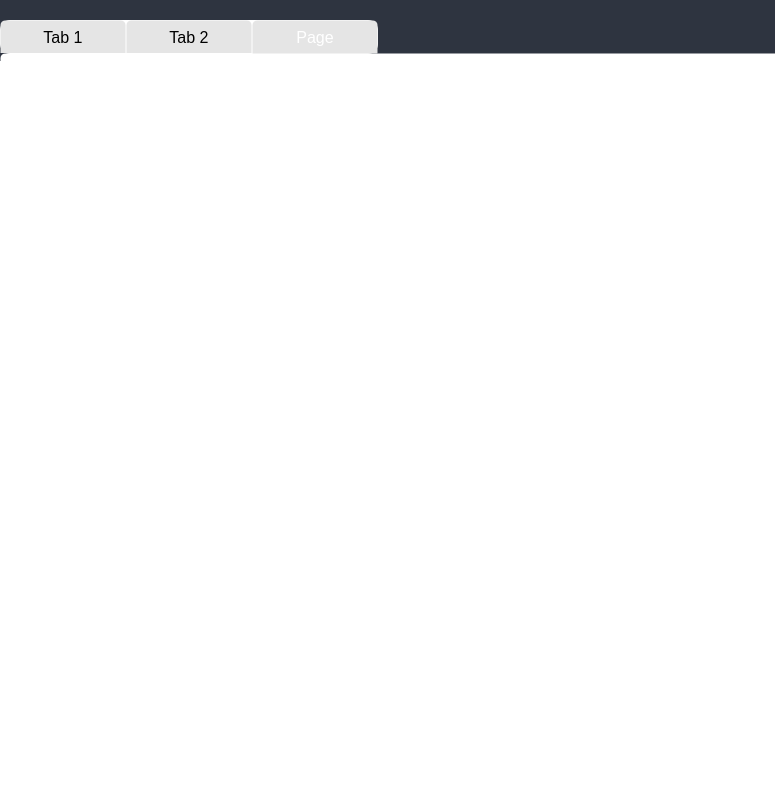
<?xml version="1.0" encoding="UTF-8"?>
<ui version="4.0">
 <class>AddTeacherDialog</class>
 <widget class="QDialog" name="AddTeacherDialog">
  <property name="geometry">
   <rect>
    <x>0</x>
    <y>0</y>
    <width>775</width>
    <height>788</height>
   </rect>
  </property>
  <property name="windowTitle">
   <string>Dialog</string>
  </property>
  <property name="styleSheet">
   <string notr="true">/* General Window */
QWidget {
    background-color:rgb(255, 255, 255); /* Light Gray for Light Mode */
    color: #000000;           /* Black Text */
    font-family: &quot;Segoe UI&quot;, Arial, sans-serif;
    font-size: 12pt;
border-radius: 10px;
}

/* Dark Mode (Toggle this for dark theme) */
/*
QWidget {
    background-color: #2b2b2b; 
    color: #ffffff;           
}
*/

/* Buttons */
QPushButton {
    background-color: #0078d7; /* Windows Blue */
    color: white;
    border-radius: 5px;
    padding: 8px 16px;
    border: none;
    font-size: 11pt;
}
QPushButton:hover {
    background-color: #005a9e; /* Darker Blue on Hover */
}
QPushButton:pressed {
    background-color: #004578; /* Even Darker Blue on Click */
}

/* Input Fields */
QLineEdit {
    background-color: white;
    color: black;
    border: 1px solid #cccccc;
    border-radius: 4px;
    padding: 6px;
}
QLineEdit:focus {
    border: 1px solid #0078d7; /* Blue Border on Focus */
    background-color: #ffffff;
}

/* Labels */
QLabel {
    font-size: 13pt;
    color: #333333; /* Dark Gray */
}

/* Checkboxes and Radio Buttons */
QCheckBox, QRadioButton {
    spacing: 6px;
    color: #333333;
}

/* Scrollbars */
QScrollBar:vertical {
    border: none;
    background: #f3f3f3;
    width: 8px;
    margin: 0px 0px 0px 0px;
}
QScrollBar::handle:vertical {
    background: #cccccc;
    border-radius: 4px;
}
QScrollBar::handle:vertical:hover {
    background: #aaaaaa;
}
</string>
  </property>
  <widget class="QWidget" name="widget" native="true">
   <property name="geometry">
    <rect>
     <x>-50</x>
     <y>0</y>
     <width>951</width>
     <height>61</height>
    </rect>
   </property>
   <property name="styleSheet">
    <string notr="true">QWidget {
    background-color:#2e3440; /* Light Gray for Light Mode */
    color: #000000;           /* Black Text */
    font-family: &quot;Segoe UI&quot;, Arial, sans-serif;
    font-size: 12pt;
}
/* background-color:#2e3440;*/
/*background-color: #f3f3f3;*/</string>
   </property>
  </widget>
  <widget class="QTabWidget" name="tabWidget">
   <property name="geometry">
    <rect>
     <x>0</x>
     <y>20</y>
     <width>781</width>
     <height>701</height>
    </rect>
   </property>
   <property name="styleSheet">
    <string notr="true">QTabBar::tab {
    background: #E5E5E5; /* Light gray background for unselected tabs */
    color: #000000; /* Black text color */
    border: 1px solid transparent; /* Transparent border to prevent outlines */
    border-bottom: none; /* Remove bottom border for seamless alignment with content */
    padding: 4px 12px; /* Padding for consistent size */
    min-width: 100px; /* Minimum tab width */
    border-top-left-radius: 5px; /* Rounded top-left corner */
    border-top-right-radius: 5px; /* Rounded top-right corner */
    margin-left: 0px; /* Adjust spacing between tabs */
    outline: none; /* Remove focus outline */
}

/* Selected Tab */
QTabBar::tab:selected {
    background: qlineargradient(
        spread:pad, x1:0, y1:0, x2:1, y2:1,
        stop:0 #0078D4, stop:1 #005A9E
    ); /* Gradient for selected tab */
    border: 1px solid transparent; /* Transparent border */
    color: white; /* White text for contrast */
    border-top-left-radius: 5px; /* Match rounded corners */
    border-top-right-radius: 5px;
    padding: 4px 12px; /* Match padding to ensure consistent size */
    outline: none; /* Remove focus outline */
}

/* Prevent Hover Effect on Selected Tab */
QTabBar::tab:hover:!selected {
    background: #F0F0F0; /* Light gray hover effect */
    color: #000000; /* Ensure text stays visible */
    border: 1px solid transparent; /* Transparent border to match other tabs */
}

/* Tab Bar Scroll Buttons (if tabs don't fit) */
QTabBar::scroller {
    border: none;
}

/* Tab Widget Panel */
QTabWidget::pane {
    border: 1px solid transparent; /* Transparent border for panel */
    background: #FFFFFF; /* White content area background */
    border-radius: 5px; /* Rounded corners */
    margin-top: -1px; /* Align pane with tabs */
    outline: none; /* Remove focus outline */
}

/* Center Align the Tab Bar */
QTabWidget::tab-bar {
    alignment: center; /* Center align the tabs */
}

/* Optional: Reduce Tab Height (Override default height) */
QTabBar::tab {
    height: 24px; /* Reduce the height of tabs */
}
</string>
   </property>
   <property name="currentIndex">
    <number>2</number>
   </property>
   <widget class="QWidget" name="tab">
    <attribute name="title">
     <string>Tab 1</string>
    </attribute>
    <widget class="QPushButton" name="pushButton">
     <property name="geometry">
      <rect>
       <x>330</x>
       <y>450</y>
       <width>88</width>
       <height>26</height>
      </rect>
     </property>
     <property name="text">
      <string>PushButton</string>
     </property>
    </widget>
    <widget class="QWidget" name="layoutWidget_4">
     <property name="geometry">
      <rect>
       <x>210</x>
       <y>300</y>
       <width>361</width>
       <height>64</height>
      </rect>
     </property>
     <layout class="QVBoxLayout" name="verticalLayout_4">
      <item>
       <widget class="QLabel" name="label_5">
        <property name="font">
         <font>
          <family>Segoe UI</family>
          <pointsize>13</pointsize>
         </font>
        </property>
        <property name="text">
         <string>phone</string>
        </property>
       </widget>
      </item>
      <item>
       <widget class="QLineEdit" name="phone_field"/>
      </item>
     </layout>
    </widget>
    <widget class="QWidget" name="layoutWidget_5">
     <property name="geometry">
      <rect>
       <x>210</x>
       <y>380</y>
       <width>361</width>
       <height>64</height>
      </rect>
     </property>
     <layout class="QVBoxLayout" name="verticalLayout_5">
      <item>
       <widget class="QLabel" name="label_6">
        <property name="font">
         <font>
          <family>Segoe UI</family>
          <pointsize>13</pointsize>
         </font>
        </property>
        <property name="text">
         <string>address *</string>
        </property>
       </widget>
      </item>
      <item>
       <widget class="QLineEdit" name="address_field"/>
      </item>
     </layout>
    </widget>
    <widget class="QPushButton" name="add_teacher_button">
     <property name="geometry">
      <rect>
       <x>240</x>
       <y>500</y>
       <width>239</width>
       <height>30</height>
      </rect>
     </property>
     <property name="minimumSize">
      <size>
       <width>0</width>
       <height>30</height>
      </size>
     </property>
     <property name="styleSheet">
      <string notr="true"/>
     </property>
     <property name="text">
      <string>Add Teacher</string>
     </property>
    </widget>
    <widget class="QWidget" name="layoutWidget_3">
     <property name="geometry">
      <rect>
       <x>210</x>
       <y>230</y>
       <width>361</width>
       <height>64</height>
      </rect>
     </property>
     <layout class="QVBoxLayout" name="verticalLayout_3">
      <item>
       <widget class="QLabel" name="label_3">
        <property name="font">
         <font>
          <family>Segoe UI</family>
          <pointsize>13</pointsize>
         </font>
        </property>
        <property name="text">
         <string>email</string>
        </property>
       </widget>
      </item>
      <item>
       <widget class="QLineEdit" name="email_field"/>
      </item>
     </layout>
    </widget>
    <widget class="QWidget" name="layoutWidget">
     <property name="geometry">
      <rect>
       <x>210</x>
       <y>160</y>
       <width>171</width>
       <height>64</height>
      </rect>
     </property>
     <layout class="QVBoxLayout" name="verticalLayout">
      <item>
       <widget class="QLabel" name="label_2">
        <property name="font">
         <font>
          <family>Segoe UI</family>
          <pointsize>13</pointsize>
         </font>
        </property>
        <property name="text">
         <string>name</string>
        </property>
       </widget>
      </item>
      <item>
       <widget class="QLineEdit" name="name_field"/>
      </item>
     </layout>
    </widget>
    <widget class="QWidget" name="layoutWidget_2">
     <property name="geometry">
      <rect>
       <x>400</x>
       <y>160</y>
       <width>171</width>
       <height>64</height>
      </rect>
     </property>
     <layout class="QVBoxLayout" name="verticalLayout_2">
      <item>
       <widget class="QLabel" name="label_4">
        <property name="font">
         <font>
          <family>Segoe UI</family>
          <pointsize>13</pointsize>
         </font>
        </property>
        <property name="text">
         <string>last name</string>
        </property>
       </widget>
      </item>
      <item>
       <widget class="QLineEdit" name="last_name_field"/>
      </item>
     </layout>
    </widget>
   </widget>
   <widget class="QWidget" name="tab_2">
    <attribute name="title">
     <string>Tab 2</string>
    </attribute>
    <widget class="QTreeWidget" name="tree_widget">
     <property name="geometry">
      <rect>
       <x>50</x>
       <y>50</y>
       <width>291</width>
       <height>611</height>
      </rect>
     </property>
     <property name="contextMenuPolicy">
      <enum>Qt::ContextMenuPolicy::CustomContextMenu</enum>
     </property>
     <property name="styleSheet">
      <string notr="true">/* General TreeWidget Style */
QTreeWidget {
    background-color: #f3f3f3; /* Light gray background */
    color: #000000; /* Black text */
    border: 1px solid #c8c8c8; /* Light gray border */
    border-radius: 5px; /* Rounded corners */
    font-family: &quot;Segoe UI&quot;, Arial, sans-serif; /* Windows-style font */
    font-size: 19px; /* Larger font size for readability */
    padding: 4px; /* Padding for better spacing */
}

/* Header Style */
QHeaderView::section {
    background-color: #e5e5e5; /* Light gray header */
    color: #000000; /* Black text */
    font-weight: bold; /* Bold font for header */
    border: 1px solid #c8c8c8; /* Light border */
    padding: 6px; /* Padding for header sections */
    font-size: 15px; /* Slightly larger font size for header */
}

/* Hover Effect on Header */
QHeaderView::section:hover {
    background-color: #dcdcdc; /* Slightly darker gray on hover */
}

/* Tree Items */
QTreeWidget::item {
    padding: 4px; /* Padding for items */
    border: none;

}

/* Selected Item */
QTreeWidget::item:selected {
    background-color: #0078D4; /* Windows blue for selected item */
    color: white; /* White text for contrast */
    border-radius: 3px; /* Subtle rounded corners for selection */
}

/* Hover Effect on Item (Non-Selected Only) */
QTreeWidget::item:hover {
    background-color: #e0e0e0; /* Slightly darker gray hover effect */
    color: #000000; /* Black text */
}

/* Prevent Hover from Overriding Selection */
QTreeWidget::item:selected:hover {
    background-color: #005A9E; /* Slightly darker blue for selected hover */
    color: white; /* Keep text white for contrast */
}

/* Branch Indicator (Expand/Collapse Icons) */
QTreeView::branch:has-siblings:!adjoins-item {
    border-image: image: url(:/newPrefix/blue_icons/60995.png) 0; /* Custom branch line */
}

QTreeView::branch:closed:has-children {
    border-image: none;
    image: image: url(:/newPrefix/blue_icons/60995.png);
/* Custom closed icon */
}

QTreeView::branch:open:has-children {
    border-image: none;
    image:image: url(:/newPrefix/blue_icons/60995.png);
/* Custom open icon */
}

/* Scroll Bar Style */
QTreeWidget QScrollBar:vertical {
    border: none;
    background: #f0f0f0; /* Light gray background for scrollbar */
    width: 12px; /* Width of scrollbar */
    margin: 0px; /* No margins */
}

QTreeWidget QScrollBar::handle:vertical {
    background: #c8c8c8; /* Gray scrollbar handle */
    border-radius: 6px; /* Rounded corners */
}

QTreeWidget QScrollBar::add-line:vertical,
QTreeWidget QScrollBar::sub-line:vertical {
    height: 0px; /* Remove arrow buttons */
    background: none;
}</string>
     </property>
     <property name="iconSize">
      <size>
       <width>40</width>
       <height>40</height>
      </size>
     </property>
     <column>
      <property name="text">
       <string notr="true">1</string>
      </property>
     </column>
    </widget>
   </widget>
   <widget class="QWidget" name="tab_3">
    <attribute name="title">
     <string>Page</string>
    </attribute>
   </widget>
  </widget>
 </widget>
 <resources>
  <include location="../resources/test.qrc"/>
 </resources>
 <connections/>
</ui>
